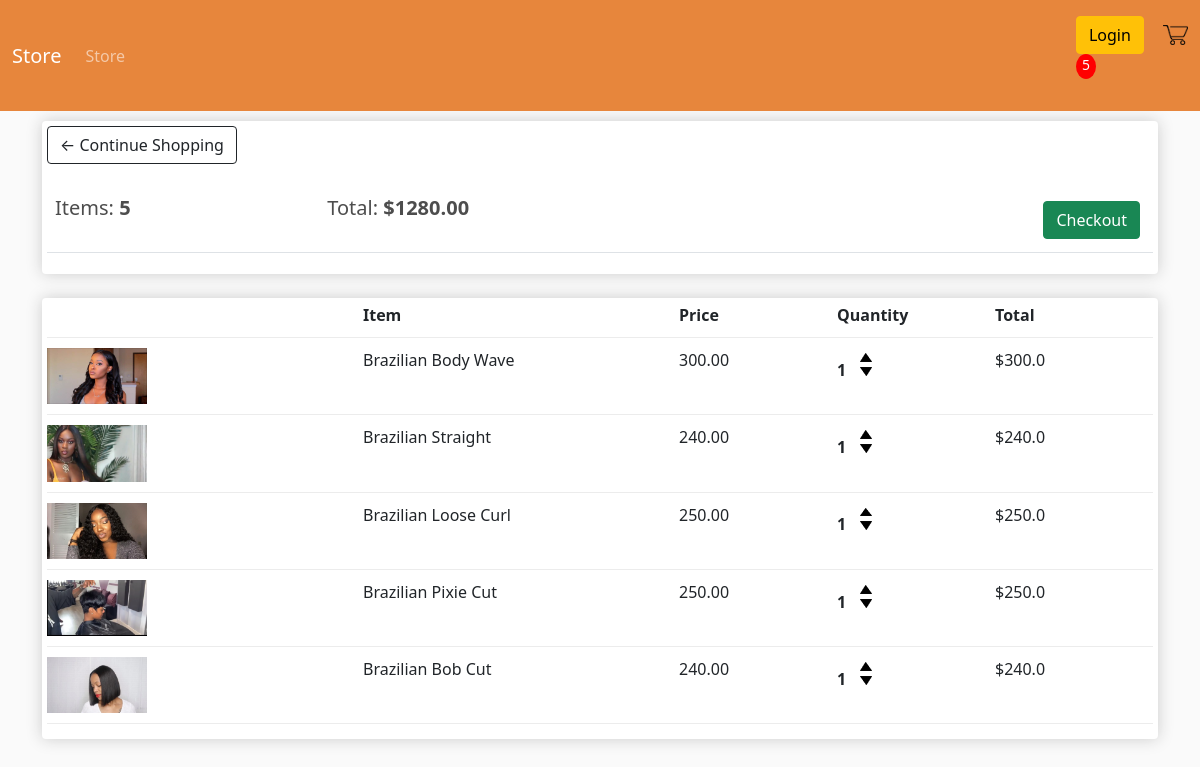
The app's page /cart/ (signed in) with its own data.
### store/models.py (models this page shows, shortened)
class Order(models.Model):                      #cart
    customer = models.ForeignKey(Customer, on_delete = models.SET_NULL, null=True, blank=True)
    date_ordered= models.DateTimeField(auto_now_add=True)
    complete = models.BooleanField(default= False)
    transaction_id= models.CharField(max_length=100, null=True)
    @property
    def get_cart_total(self):
        orderitems = self.orderitem_set.all()   #loop to get the order total of each item in cart ans sum them
        total = sum([item.get_total for item in orderitems])
        return total
    @property
    def get_cart_items(self):                       #loop to get the total quantity in cart
        orderitems = self.orderitem_set.all()
        total = sum([item.quantity for item in orderitems])
        return total

class OrderItem(models.Model):          # an item in cart
    product = models.ForeignKey(Product, on_delete=models.SET_NULL, null=True, blank=True)
    order = models.ForeignKey(Order, on_delete=models.SET_NULL, null=True, blank=True)
    quantity = models.IntegerField(default=0, null=True, blank=True)
    date_added = models.DateTimeField(auto_now_add=True)
    @property
    def get_total(self):        #calc to get to total price for a item in car
        total = self.product.price * self.quantity
        return total

class Product(models.Model):
    name = models.CharField(max_length= 200, null= True)
    price = models.FloatField()
    digital = models.BooleanField(default=False, null=True, blank=True)
    image = models.ImageField(null=True, blank=True)
    @property
    def imageUrl(self):
        try:
            url= self.image.url
        except:
            url=''
        return url

### store/views.py (the view)
# urls.py: path('cart/', views.cart, name="cart"),
def cart(request):
	if request.user.is_authenticated:
		customer = request.user.customer
		order, created = Order.objects.get_or_create(customer=customer, complete=False)   #quering and odject or creating one
		items = order.orderitem_set.all()
		cartItems = order.get_cart_items
	else:						#GUEST USER
		items = []
		order  = {'get_cart_total':0, 'get_cart_items':0, 'shipping':False}
		cartItems = order['get_cart_items']
	context = {'items': items, 'order': order, 'cartItems':cartItems}
	return render(request, 'store/cart.html', context)

### store/templates/store/cart.html
{% extends 'store/main.html'%}
{%load static%}
{% block content %}
    <div class="row">
      <div class="col-lg-12">
        <div class="box-element">
          <a class= "btn btn-outline-dark" href="{% url 'store'%}">&#8592; Continue Shopping</a>
          <br>
          <br>
          <table class="table">
            <tr>
              <th><h5>Items: <strong>{{order.get_cart_items}}</strong></h5></th>
              <th><h5>Total: <strong>${{order.get_cart_total|floatformat:2}}</strong></h5></th>
              <th> <a style="float:right; margin:5px" class="btn btn-success" href="{% url 'checkout'%}"> Checkout </a></th>
            </tr>
          </table>
        </div>
        <br>
        <div class="box-element">
            <div class="cart-row">
                <div style=flex:2></div>
                <div style=flex:2> <strong> Item </strong></div>
                <div style=flex:1> <strong> Price </strong></div>
                <div style=flex:1> <strong> Quantity </strong></div>
                <div style=flex:1> <strong> Total </strong></div>
            </div>
            {% for item in items %}
            <div class="cart-row">
                <div style=flex:2> <img class="row-image" src="{{ item.product.imageUrl}}" alt=""></div>
                <div style=flex:2>{{item.product.name}}</div>
                  <div style=flex:1>{{item.product.price|floatformat:2}}</div>
                    <div style=flex:1>
                      <p class ="quantity"> {{item.quantity}} </p>
                        <div class="quantity">
                          <img data-product="{{item.product.id}}" data-action="add" class="chg-quantity update-cart" src="{% static 'images/arrow-up.png'%}">
                          <img data-product="{{item.product.id}}" data-action="remove" class="chg-quantity update-cart" src="{% static 'images/arrow-down.png'%}" >
                        </div>
                    </div>
                  <div style=flex:1>${{item.get_total}}</div>
            </div>
            {% endfor%}
      </div>
    </div>
{% endblock content%}

### store/static/css/main.css (style rules this page uses)
body { background-color: hsl(0, 0%, 98%); }
h1,h2,h3,h4,h5,h6 { color:hsl(0, 0%, 30%); }
.box-element { box-shadow:hsl(0, 0%, 80%) 0 0 16px; background-color: #fff; border-radius: 4px; padding: 5px; }
.col-lg-4, .col-lg-6, .col-lg-8, .col-lg-12 { margin-top: 10px; }
.btn { border-radius: 10; }
.row-image { width: 100px; }
.cart-row { display: flex; align-items: flex-stretch; padding-bottom: 10px; margin-bottom: 10px; border-bottom: 1px solid #ececec; }
.quantity { display: inline-block; font-weight: 700; padding-right:10px; }
.chg-quantity { width: 12px; cursor: pointer; display: block; margin-top: 5px; transition:.1s; }

### records on screen
Order: get_cart_items "5", get_cart_total "1280.00"
OrderItem: product.imageUrl (picture), product.name "Brazilian Body Wave", product.price "300.00", quantity "1", get_total "300.0"
OrderItem: product.imageUrl (picture), product.name "Brazilian Straight", product.price "240.00", quantity "1", get_total "240.0"
OrderItem: product.imageUrl (picture), product.name "Brazilian Loose Curl", product.price "250.00", quantity "1", get_total "250.0"
OrderItem: product.imageUrl (picture), product.name "Brazilian Pixie Cut", product.price "250.00", quantity "1", get_total "250.0"
OrderItem: product.imageUrl (picture), product.name "Brazilian Bob Cut", product.price "240.00", quantity "1", get_total "240.0"

### other values on screen
{{ cartItems }} "5"
